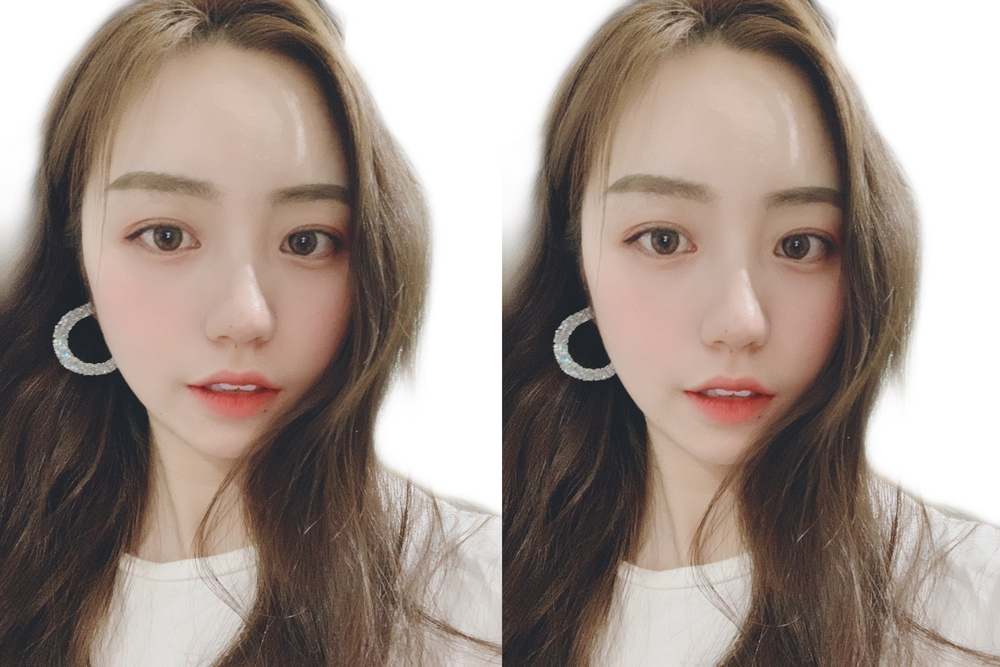
#> input picture python/sketch/input1.jpg, 1000 x 667 px, shrunk from 3464 x 2309 before the run
$ python sketch.py
#> lines starting #> are read from the running program, lines starting #| are printed output that depends on the picture
import cv2
import sys


def main(source_img, target_img):
    # read source image
#> called with source_img = 'input1.jpg', target_img = 'output.jpg'
    rgb_img = cv2.imread(source_img)
#> rgb_img is the input picture: shape (667, 1000, 3); mean B, G, R 137.2, 145.4, 160
    # rgb to gray
    gray_img = cv2.cvtColor(rgb_img, cv2.COLOR_RGB2GRAY)
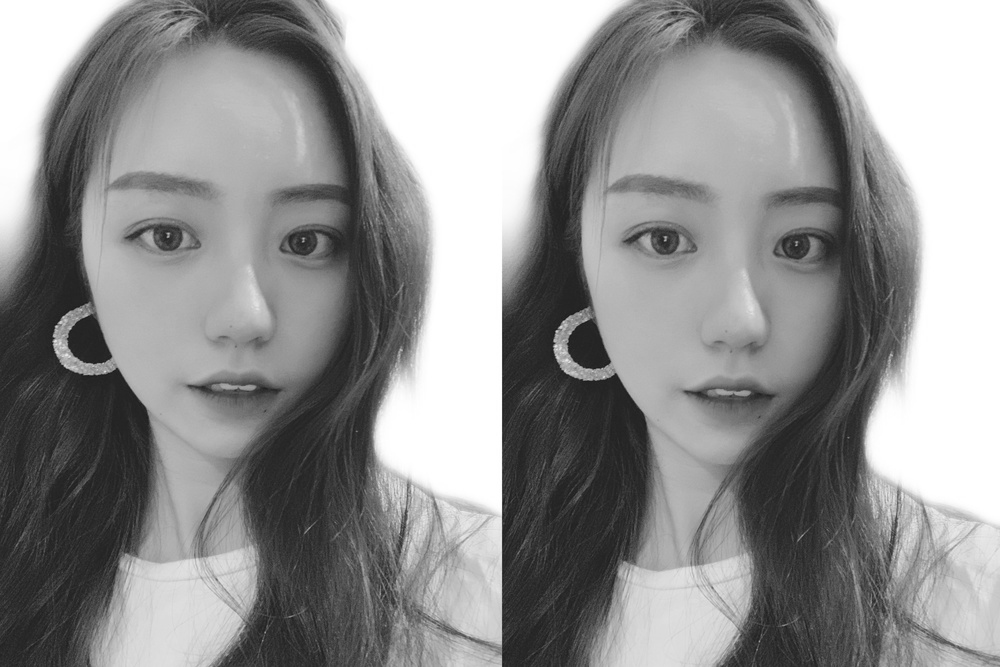
#> gray_img: shape (667, 1000); min 23, max 255, mean 144.6
    # blur the gray
    gray_img_blurred = cv2.medianBlur(gray_img, 5)
    # Gaussian blur the gray
    img_Gaussian_blurred = cv2.GaussianBlur(gray_img_blurred, ksize=(21, 21), sigmaX=0, sigmaY=0)
    # merge the gray and the blurred gray
    img_edge = cv2.divide(gray_img, img_Gaussian_blurred, scale=255)
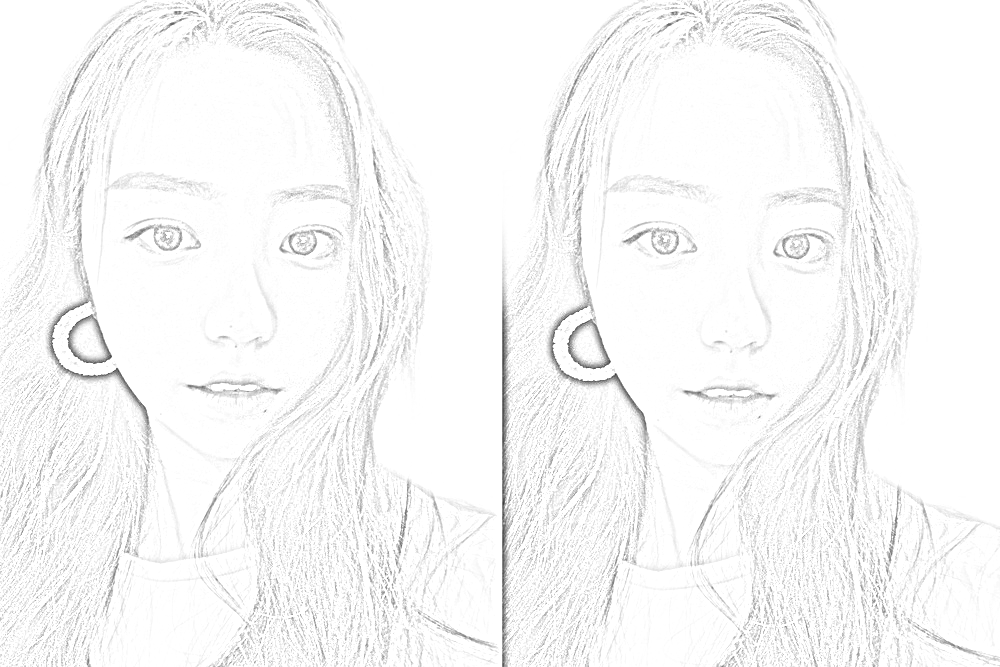
#> img_edge: shape (667, 1000); min 59, max 255, mean 247.3
    # write the image to the img_destination
    cv2.imwrite(target_img, img_edge)


if __name__ == '__main__':
    img_source = 'input1.jpg'
    img_destination = 'output.jpg'
    main(img_source, img_destination)

$ run again, with python/sketch/input2.jpg copied over python/sketch/input1.jpg
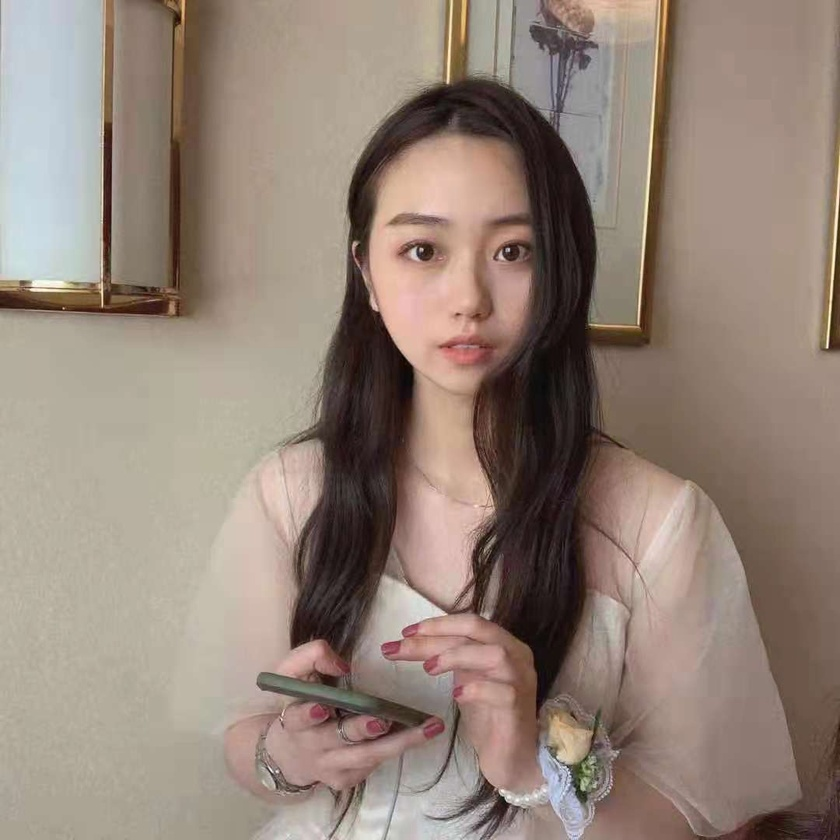
#> input picture python/sketch/input2.jpg, 840 x 840 px, shrunk from 1080 x 1080 before the run
#> in main, rgb_img is the input picture: shape (840, 840, 3); mean B, G, R 120.4, 131.7, 148
#> in main, `img_Gaussian_blurred = cv2.GaussianBlur(gray_img_blurred, ksize=(21, 2..`:
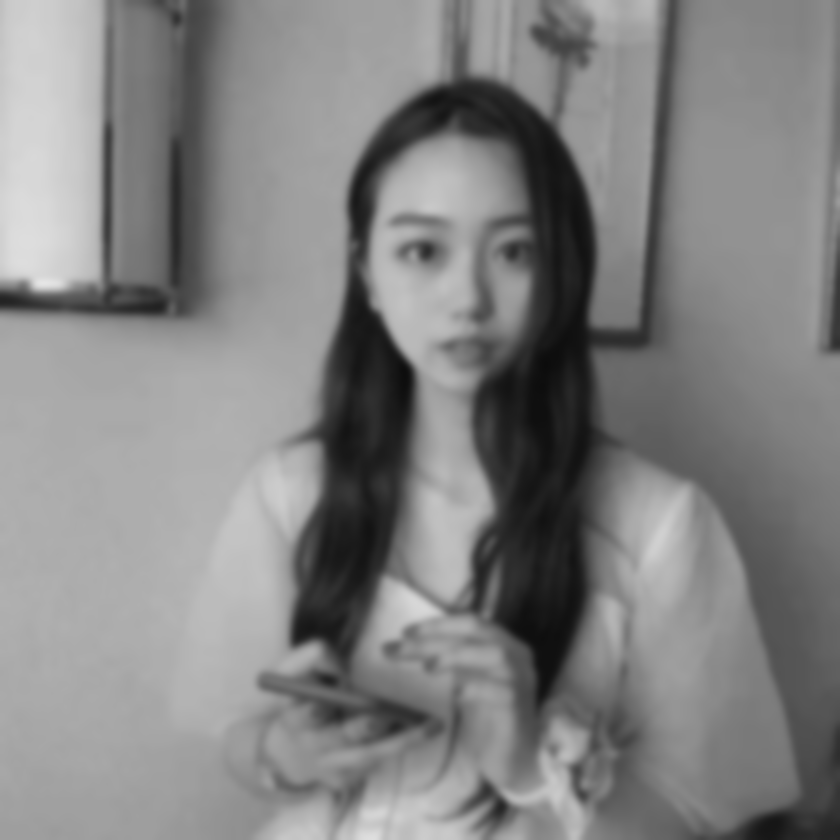
#> img_Gaussian_blurred: shape (840, 840); min 12, max 229, mean 130.2
#> in main, `img_edge = cv2.divide(gray_img, img_Gaussian_blurred, scale=255)`:
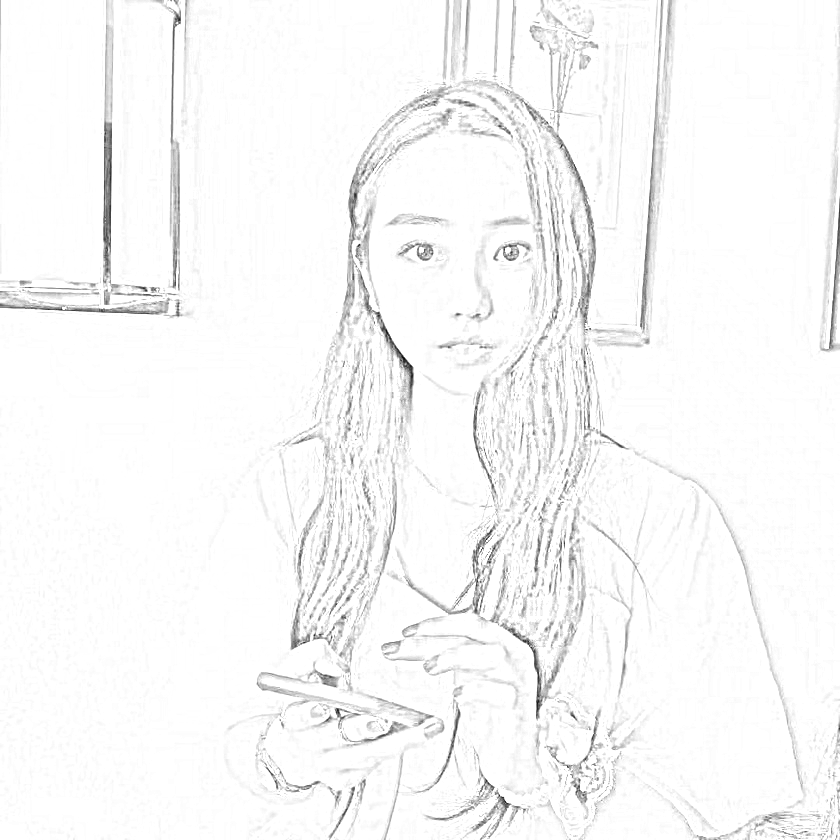
#> img_edge: shape (840, 840); min 14, max 255, mean 247.9

$ run again, with python/sketch/input3.jpg copied over python/sketch/input1.jpg
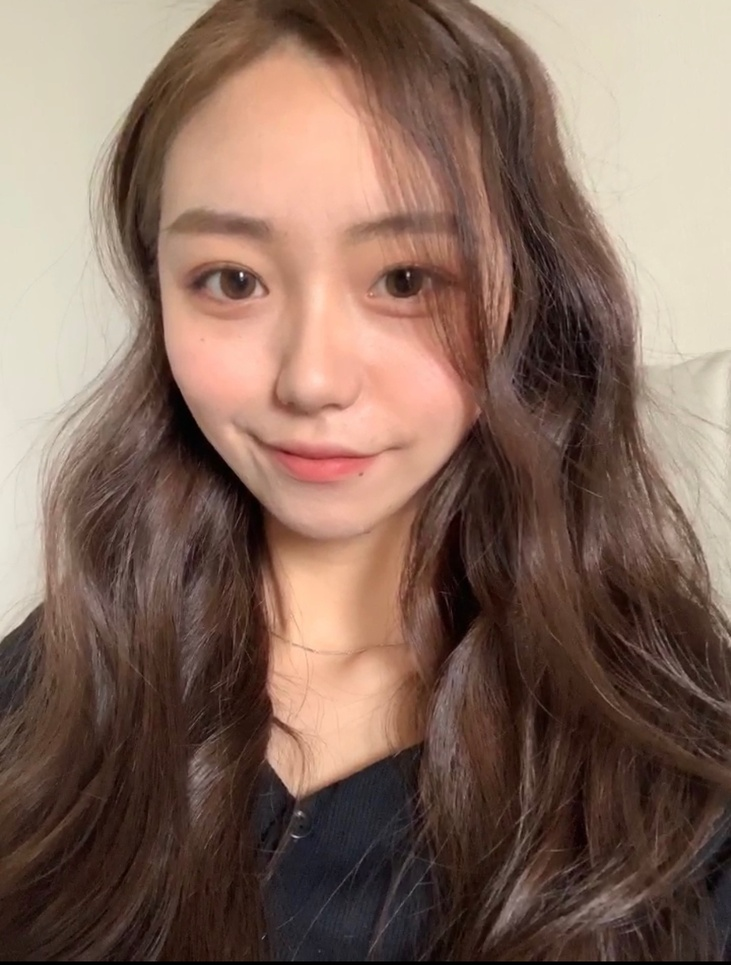
#> input picture python/sketch/input3.jpg, 731 x 965 px, shrunk from 1242 x 1638 before the run
#> in main, rgb_img is the input picture: shape (965, 731, 3); mean B, G, R 92.2, 105.3, 131.7
#> in main, `gray_img = cv2.cvtColor(rgb_img, cv2.COLOR_RGB2GRAY)`:
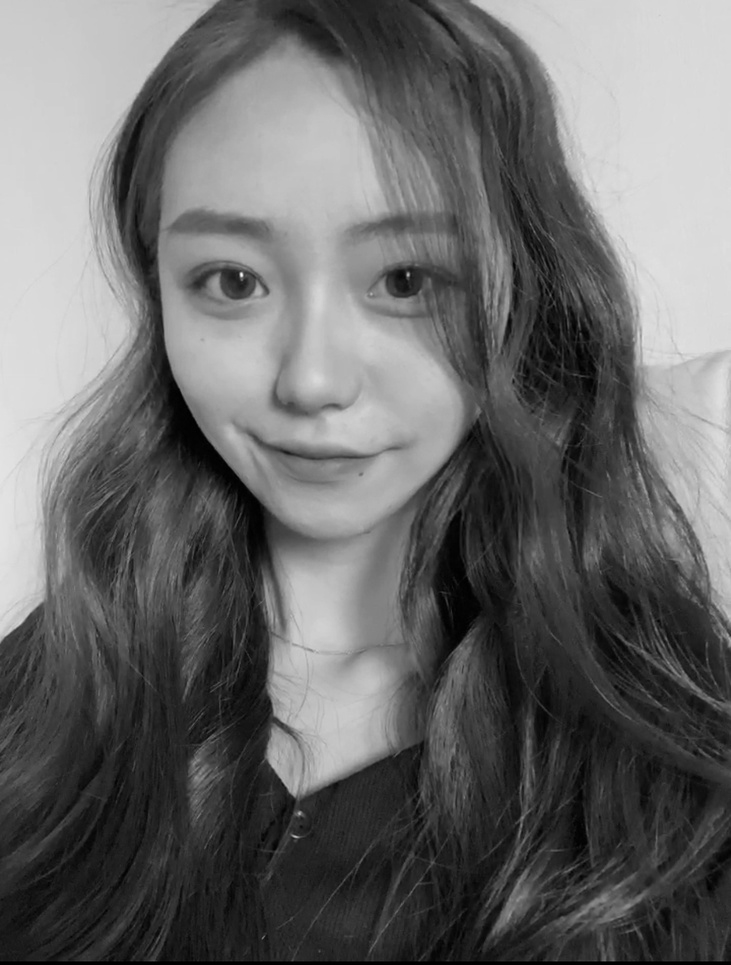
#> gray_img: shape (965, 731); min 0, max 249, mean 104.4
#> in main, `img_edge = cv2.divide(gray_img, img_Gaussian_blurred, scale=255)`:
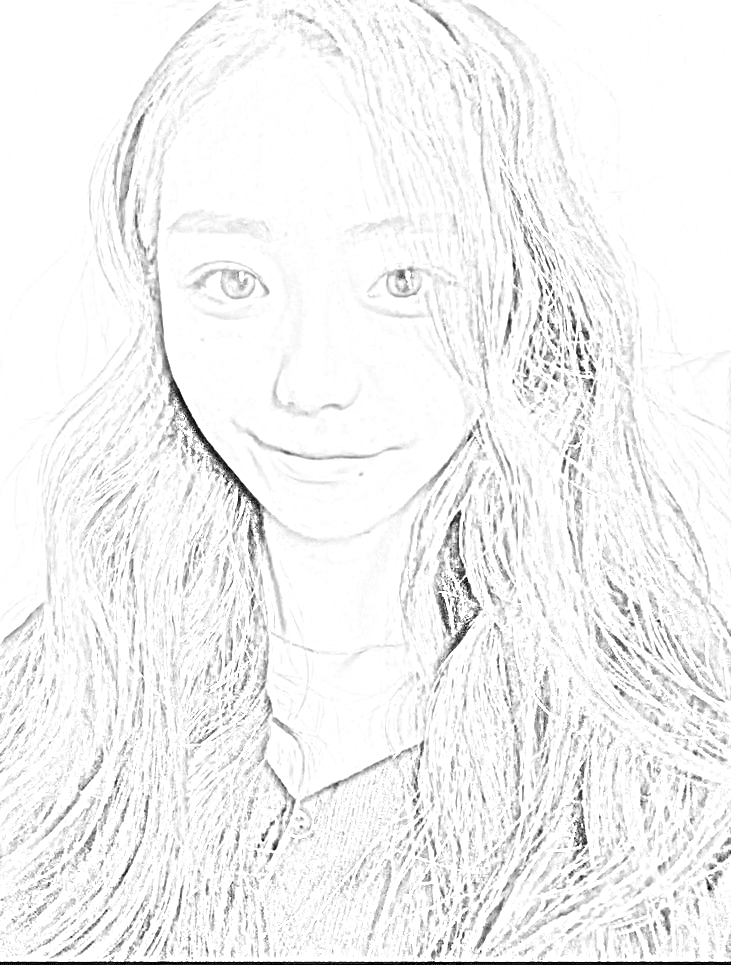
#> img_edge: shape (965, 731); min 0, max 255, mean 242.6
